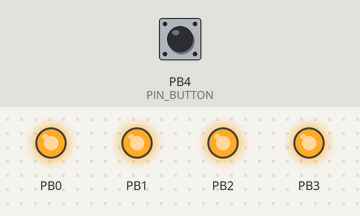
Simulated run of this sketch. Board: ATtiny85, built with avr-gcc and run on an emulated ATtiny85. On the bench: output pins drawn as LEDs (lit = HIGH). Dashed ring = blinking. The test bench sets the inputs (shaded band); at power-on: PB4 (PIN_BUTTON) HIGH. Sleep ends after the set time or at an interrupt; random numbers use the default seed unless the sketch sets one.

Above: at 1.2 s.
1.3 s: PB4 (PIN_BUTTON) pulled LOW for 0.15 s
At 2.12 s:
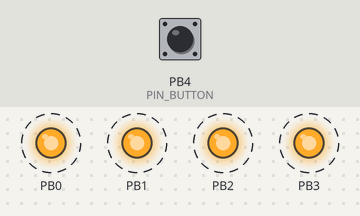
4.4 s: PB4 (PIN_BUTTON) pulled LOW for 1 s
At 4.87 s:
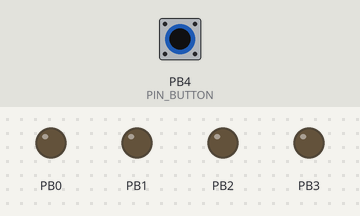
7.6 s: PB4 (PIN_BUTTON) pulled LOW for 3.2 s
Timing chart, 0 to 10.6 s (numbered marks = the images above; inputs shaded):
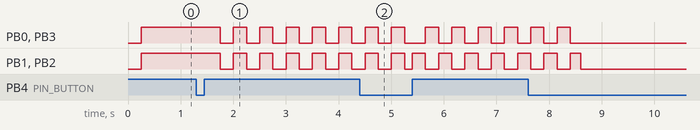

Measured:
- after the input at 1.3 s, PB0–3: alternates HIGH for 0.25 s and LOW for 0.25 s, starting after 0.45 s

The sketch:

RscDroneBadgeMini.ino
```cpp
// (licence header left out)
#include <avr/interrupt.h>
#include <avr/sleep.h>

// LED configuration
#define LEDS 4
const uint8_t ledPinsFast[LEDS] = {PB0, PB1, PB3, PB2};

#define SET_STATE_HIGH(pin_name) (PORTB |= (1 << pin_name))
#define SET_STATE_LOW(pin_name) (PORTB &= ~(1 << pin_name))
#define SET_STATE(pin_name, state) ((state) ? SET_STATE_HIGH(pin_name) : SET_STATE_LOW(pin_name))

#define PIN_BUTTON 4
#define BUTTON_PRESSED LOW

#define INTERVAL_NORMAL 250
#define INTERVAL_FAST 100
#define TURN_OFF_INTERVAL 1000

// Animations
uint8_t animationType = 0;          // current animation
uint8_t animationFrame = 0;         // current animation frame
uint8_t animationEnabled = 1;       // whether animations enabled
uint8_t animationInterval = INTERVAL_NORMAL; // interval between animation frames

// Button state tracking
uint8_t buttonPressed = 0;
uint8_t modeChangeDisabled = 0;

// Timing variables
unsigned long lastTime = 0;
unsigned long lastTimeButton = 0;

// LED states
uint8_t leds[LEDS];

// Animation defines
#define ANIMATIONS 11
#define ANIMATION_RANDOM 10
uint8_t randomAnimation = 1;
uint8_t randomFramesCounter = 0;

// Forward declarations
void animate(void);
void updateLeds(void);
void sleep(void);
void animationOff(void);

void setup() {
  // Set LED pins as outputs
  DDRB |= ((1 << PB0) | (1 << PB1) | (1 << PB2) | (1 << PB3));

  // Set button pin as input with pullup
  pinMode(PIN_BUTTON, INPUT_PULLUP);
}

void loop() {
  // Debounce to prevent double taps
  if (millis() - lastTimeButton > 200) {
    if (digitalRead(PIN_BUTTON) == BUTTON_PRESSED) {
      if (!buttonPressed) {
        buttonPressed = 1;
        lastTimeButton = millis();
      }
      // Check whether to sleep
      if (lastTimeButton && (millis() - lastTimeButton > TURN_OFF_INTERVAL)) {
        animationOff();
        animationEnabled = 0;
        updateLeds();
        delay(200);
        sleep();
        lastTimeButton = 0;
        animationEnabled = 1;
        modeChangeDisabled = 1;
      }
    } else {
      lastTimeButton = 0;

      // If mode released, change mode
      if (buttonPressed) {
        if (!modeChangeDisabled) {
          lastTime = 0;
          animationType = (animationType + 1) % ANIMATIONS;
          animationFrame = 0;
        }
        modeChangeDisabled = 0;
        lastTimeButton = millis();
      }
      buttonPressed = 0;
    }
  }

  // Handle animation and update LEDs
  if (animationEnabled) {
    // Check if it's time for a new animation frame
    if (millis() - lastTime >= animationInterval) {
      lastTime = millis();
      animate();
    }
    updateLeds();
  }
}

// Empty interrupt handler
ISR(PCINT0_vect) {}

void sleep() {
  GIMSK |= _BV(PCIE);                  // Enable Pin Change Interrupts
  PCMSK |= _BV(PCINT4);                // Use PB4 as interrupt pin
  ADCSRA &= ~_BV(ADEN);                // ADC off
  set_sleep_mode(SLEEP_MODE_PWR_DOWN);
  sleep_enable();
  sei();
  sleep_cpu();

  // Wake up
  cli();
  PCMSK &= ~_BV(PCINT4);
  sleep_disable();
  ADCSRA |= _BV(ADEN);
  sei();

  // Check if button is still pressed for 1s
  for (uint8_t i = 0; i < 4; i++) {
    delay(250);
    if (digitalRead(PIN_BUTTON) != BUTTON_PRESSED) {
      sleep();
      break;
    }
  }
}

void animate() {
  animationInterval = INTERVAL_NORMAL;
  uint8_t animationTypeNow = animationType;

  // Handle random animation selection
  if (animationTypeNow == ANIMATION_RANDOM) {
    if (++randomFramesCounter > 8) {
      uint8_t x;
      do {
        x = (rand() % 7) + 1;
      } while (x == randomAnimation);
      randomAnimation = x;
      randomFramesCounter = 0;
      animationFrame = 0;
    }
    animationTypeNow = randomAnimation;
  }

  // Reset all LEDs first
  animationOff();

  // Set animation speed
  if (animationTypeNow == 3 || animationTypeNow == 5 ||
      animationTypeNow == 7 || animationTypeNow == 9) {
    animationInterval = INTERVAL_FAST;
    animationTypeNow--; // Use the same pattern as the slower version
  }

  // Handle different animation patterns
  switch (animationTypeNow) {
    case 0: // All on
      for (uint8_t i = 0; i < LEDS; i++) leds[i] = 1;
      break;

    case 1: // All blink
      animationFrame ^= 1; // Toggle between 0 and 1
      if (animationFrame) {
        for (uint8_t i = 0; i < LEDS; i++) leds[i] = 1;
      }
      break;

    case 2: // Left-right
      animationFrame = (animationFrame + 1) % 2;
      leds[animationFrame] = 1;
      leds[animationFrame + 2] = 1;
      break;

    case 4: // Up-down
      animationFrame = (animationFrame + 1) % 2;
      if (animationFrame == 0) {
        leds[0] = leds[3] = 1;
      } else {
        leds[1] = leds[2] = 1;
      }
      break;

    case 6: // Rotate
      animationFrame = (animationFrame + 1) % LEDS;
      leds[(animationFrame == 0) ? 0 : (animationFrame == 1) ? 2 : (animationFrame == 2) ? 3 : 1] = 1;
      break;

    case 8: // Rotate backwards
      animationFrame = (animationFrame + 1) % LEDS;
      leds[(animationFrame == 0) ? 1 : (animationFrame == 1) ? 3 : (animationFrame == 2) ? 2 : 0] = 1;
      break;
  }
}

void animationOff() {
  for (uint8_t i = 0; i < LEDS; i++) {
    leds[i] = 0;
  }
}

void updateLeds() {
  for (uint8_t i = 0; i < LEDS; i++) {
    SET_STATE(ledPinsFast[i], leds[i]);
  }
}
```
